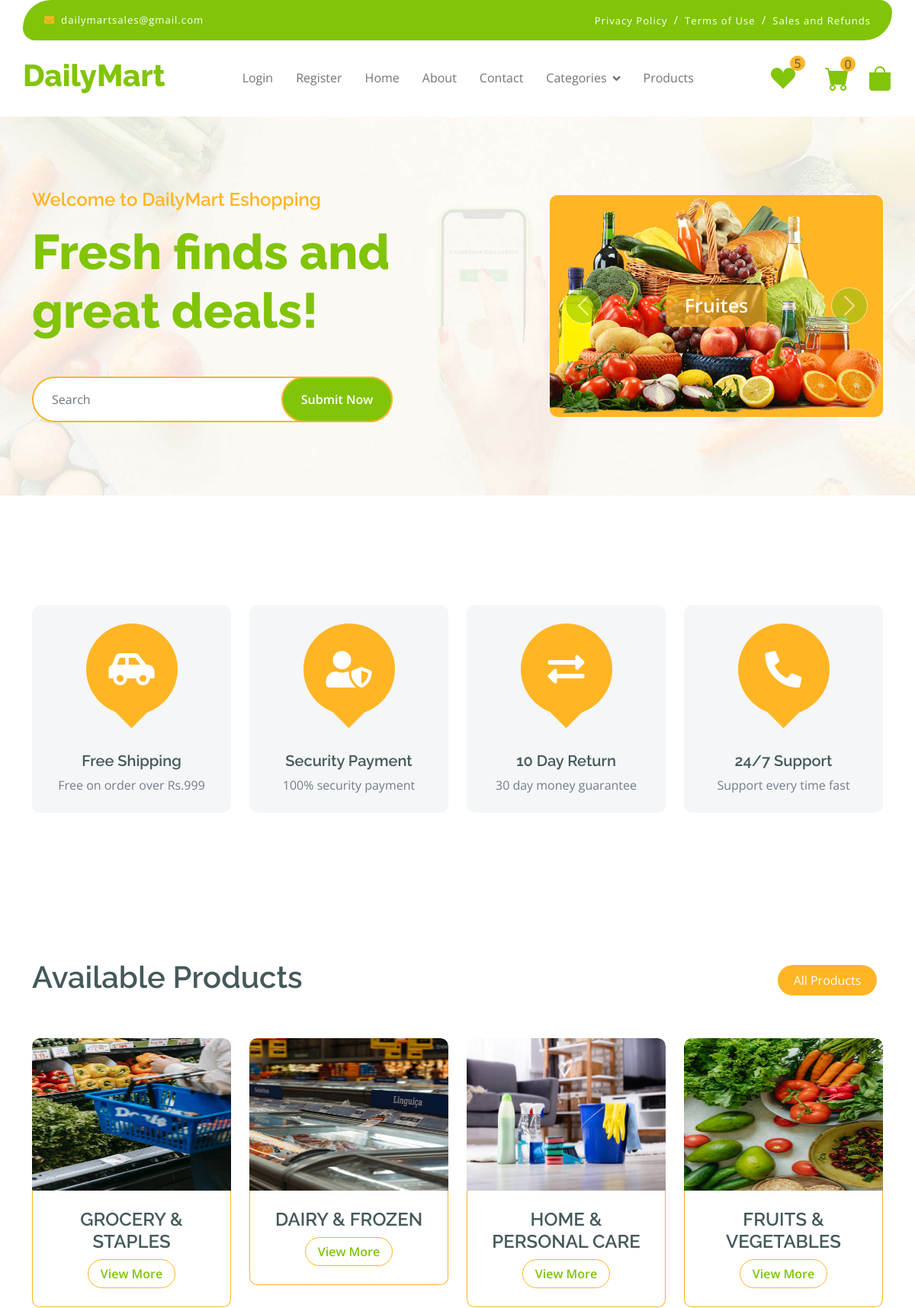
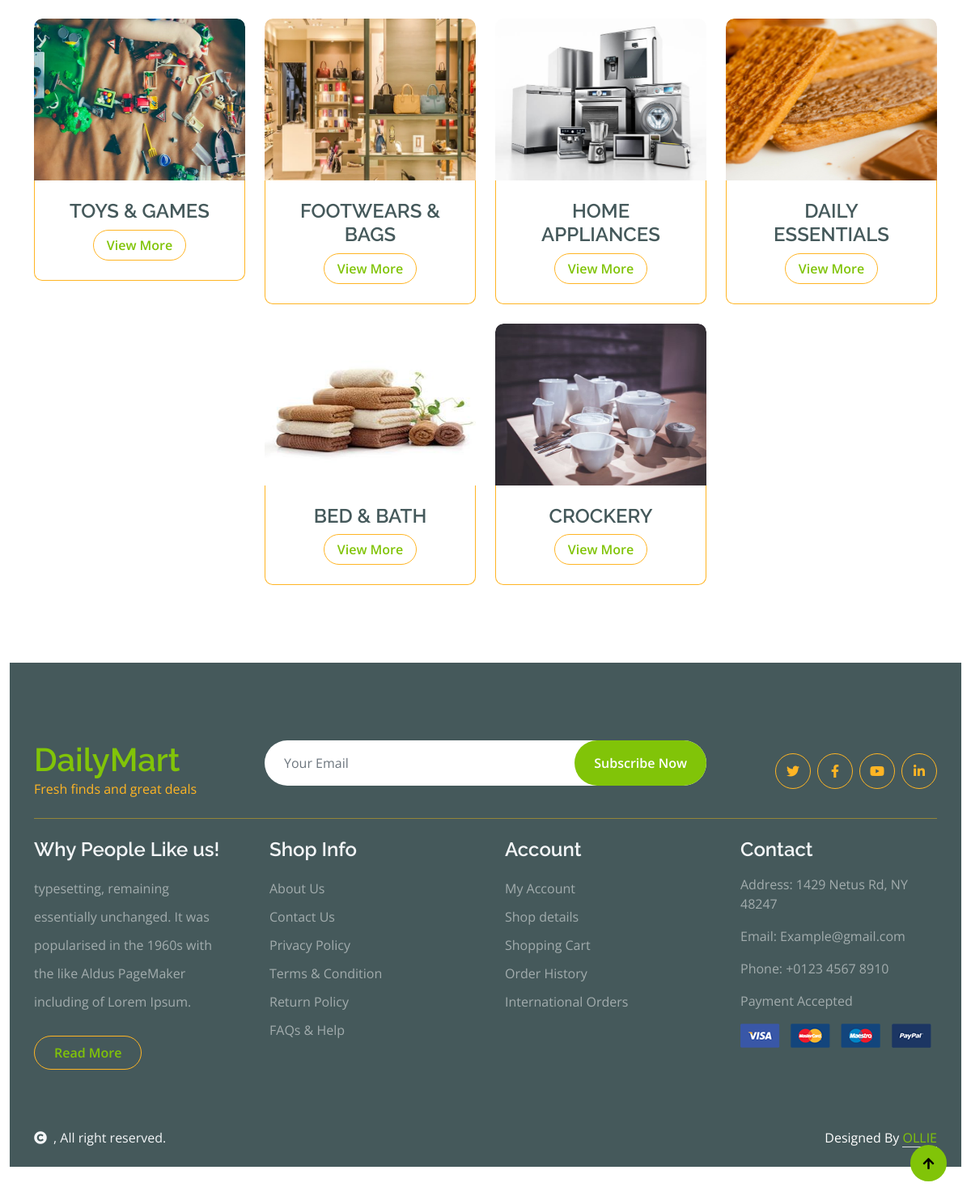
Page /card_category on the committed database (2 pictures, top to bottom).
### AdminApp/models.py (models this page shows)
class Category(models.Model):
    Category_name=models.CharField(max_length=50)
    Category_description=models.CharField(max_length=100)
    Category_Image=models.ImageField(upload_to='image',default='null.jpg')

### Userapp/views.py (the view)
# urls.py: path('card_category',views.card_category,name='card_category'),
def card_category(request):
    u = request.session.get('u_id')
    cart = Cart.objects.filter(user_id=u,status=0).count()
    Wishlist = Products.objects.filter(status=1).count()
    data=Category.objects.all()
    return render(request,'card_category.html',{'data':data,'cart':cart,'Wishlist':Wishlist})

### Userapp/templates/card_category.html
{% extends 'user.html' %}
{% block contents %}
<div class="container-fluid fruite py-5">
    <div class="container py-5">
        <div class="tab-class text-center">
            <div class="row g-4">
                <div class="col-lg-4 text-start">
                    <h1>Available Products</h1>
                </div>
                <div class="col-lg-8 text-end">
                    <ul class="nav nav-pills d-inline-flex text-center mb-5">
                        <li class="nav-item">
                            <a class="d-flex m-2 py-2 bg-light rounded-pill active" data-bs-toggle="pill" href="#tab-1">
                                <span class="text-dark" style="width: 130px;">All Products</span>
                            </a>
                        </li>
                    </ul>
                </div>
            </div>
    <div class="row g-4 justify-content-center">
        {% for i in data %}
        <div class="col-md-6 col-lg-6 col-xl-3">
            <div class="rounded position-relative fruite-item">
                <div class="fruite-img">
                    <img src="{{i.Category_Image.url}}" class="img-fluid w-100 rounded-top" alt="" style="height: 200px;width: 150px;">
                </div>
                <div class="p-4 border border-secondary border-top-0 rounded-bottom">
                    <h4>{{i.Category_name}}</h4>
                    <a href="{% url 'categories' %}" class="btn border border-secondary rounded-pill px-3 text-primary"></i> View More</a>
                </div>
            </div>
        </div>
        {% endfor %}
{% endblock %}

### Userapp/static/css/style.css (style rules this page uses)
.btn { font-weight: 600; transition: .5s; }
.btn.border-secondary { transition: 0.5s; }
.fruite .tab-class .nav-item a.active { background: var(--bs-secondary) !important; }
.fruite .tab-class .nav-item a.active span { color: var(--bs-white) !important; }
.fruite .fruite-item { height: 100%; transition: 0.5s; }
.fruite .fruite-item .fruite-img { overflow: hidden; transition: 0.5s; border-radius: 10px 10px 0 0; }
.fruite .fruite-item .fruite-img img { transition: 0.5s; }

### rows in the picture
Category: Category_Image (picture), Category_name "GROCERY & STAPLES"
Category: Category_Image (picture), Category_name "DAIRY & FROZEN"
Category: Category_Image (picture), Category_name "HOME & PERSONAL CARE"
Category: Category_Image (picture), Category_name "FRUITS & VEGETABLES"
Category: Category_Image (picture), Category_name "TOYS & GAMES"
Category: Category_Image (picture), Category_name "FOOTWEARS & BAGS"
Category: Category_Image (picture), Category_name "HOME APPLIANCES"
Category: Category_Image (picture), Category_name "DAILY ESSENTIALS"
Category: Category_Image (picture), Category_name "BED & BATH"
Category: Category_Image (picture), Category_name "CROCKERY"

### other values in the picture
{{ Wishlist }} "5"
{{ cart }} "0"
